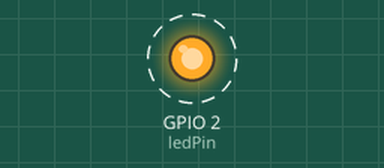
This program was run on a simulated ESP32. Parts: output pins drawn as LEDs (lit = HIGH). Dashed ring = blinking. WiFi joins after 1.5 s; servers stay silent unless stated; storage starts empty; what the program prints to the serial monitor is not drawn.

Above: at 3.2 s.
Timing chart, 0 to 6.0 s (numbered marks = the images above):
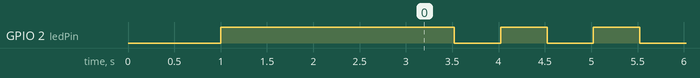

The program:

main.cpp
```cpp
#include <Arduino.h>
#include <WiFi.h>
#include <ESPAsyncWebServer.h>
#include <LittleFS.h>

// Define the LED pin (replace with your actual LED pin)
const int ledPin = 2; // Commonly the built-in LED on ESP32 boards

// Replace with your network credentials
const char* ssid = "prab_jiofiber"; // Your local Wi-Fi SSID
const char* password = "cherryrocks"; // Your local Wi-Fi password

AsyncWebServer server(80);

// Variable to keep track of the LED state
bool ledState = false; // Start with LED off

void setup() {
  Serial.begin(115200);
  delay(1000);

  pinMode(ledPin, OUTPUT);
  digitalWrite(ledPin, !ledState); // Set initial LED state

  // Initialize LittleFS
  if (!LittleFS.begin(true)) {
    Serial.println("An Error has occurred while mounting LittleFS");
    return;
  }
  Serial.println("LittleFS initialized.");

  // Connect to Wi-Fi network
  Serial.print("Connecting to WiFi...");
  WiFi.begin(ssid, password);

  while (WiFi.status() != WL_CONNECTED) {
    delay(1000);
    Serial.print(".");
  }

  Serial.println("\nConnected to WiFi!");
  Serial.print("IP address: ");
  Serial.println(WiFi.localIP());

  // Serve index.html from LittleFS (optional, could be served from laptop too)
  server.on("/", HTTP_GET, [](AsyncWebServerRequest *request){
    request->send(LittleFS, "/index.html", "text/html");
  });

  // API endpoint to toggle LED state
  server.on("/led/toggle", HTTP_GET, [](AsyncWebServerRequest *request){
    ledState = !ledState; // Toggle the state
    digitalWrite(ledPin, !ledState); // Update the LED
    request->send(200, "text/plain", ledState ? "LED is now ON" : "LED is now OFF");
  });

  // API endpoint to get LED state (optional)
  server.on("/led/state", HTTP_GET, [](AsyncWebServerRequest *request){
    request->send(200, "text/plain", ledState ? "ON" : "OFF");
  });


  // Handle not found
  server.onNotFound([](AsyncWebServerRequest *request){
    request->send(404, "text/plain", "Not found");
  });

  // Start server
  server.begin();
  Serial.println("HTTP server started");
}

void loop() {
  // Keep the LED blinking logic for now, but it will be overridden by API calls
  // You might remove this blinking logic if you only want API control.
  digitalWrite(ledPin, HIGH); // Turn the LED on (HIGH is usually off for built-in LED)
  delay(500);
  digitalWrite(ledPin, LOW);  // Turn the LED off
  delay(500);
}
```

Measured:
- by itself, GPIO 2 (ledPin): alternates HIGH for 0.50 s and LOW for 0.50 s
